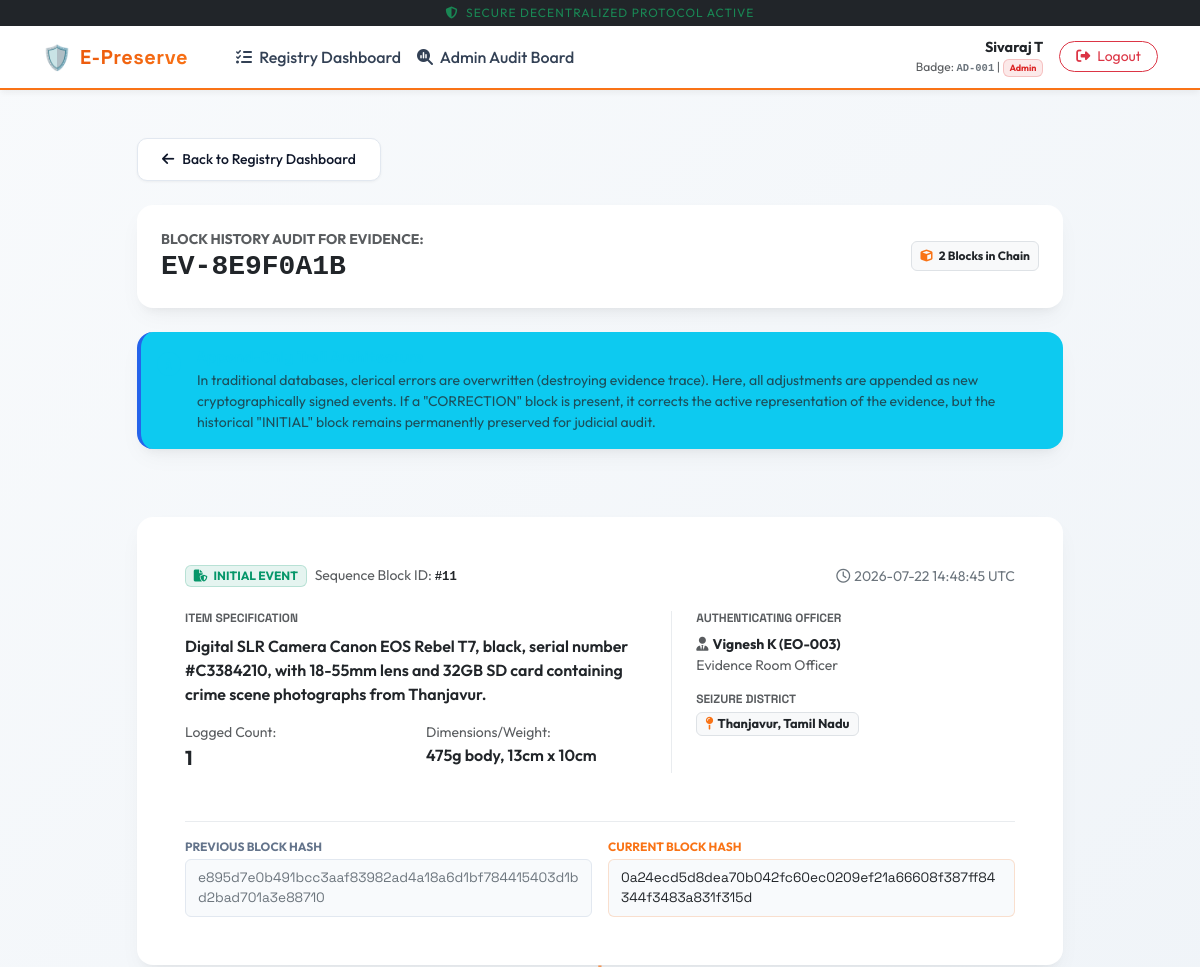
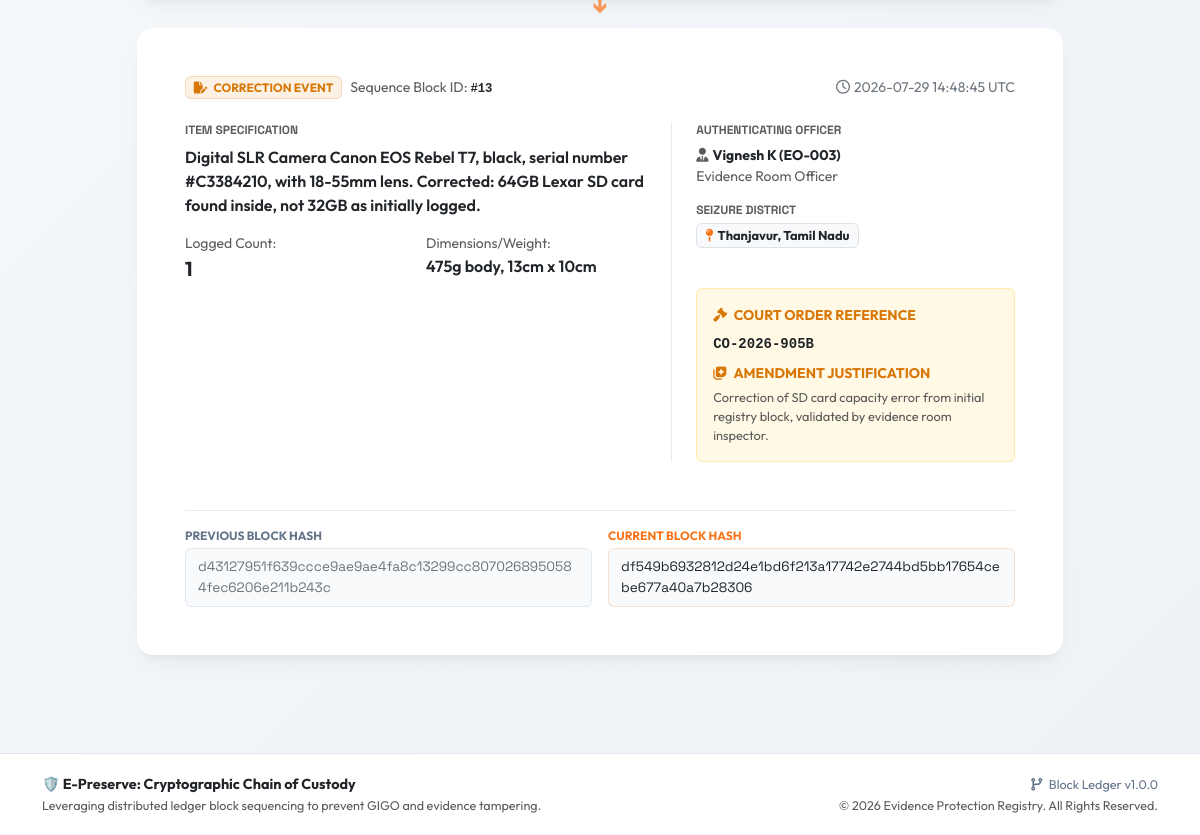
The app's page /evidence/history/EV-8E9F0A1B (signed in) with its own data (2 pictures, top to bottom).
### app.py (models this page shows, shortened)
class User(UserMixin, db.Model):
    id = db.Column(db.Integer, primary_key=True)
    username = db.Column(db.String(50), unique=True, nullable=False)
    password_hash = db.Column(db.String(255), nullable=False)
    role = db.Column(db.String(30), nullable=False)
    fullname = db.Column(db.String(100), nullable=False)
    badge_number = db.Column(db.String(30), nullable=False)

class EvidenceBlock(db.Model):
    id = db.Column(db.Integer, primary_key=True)
    evidence_id = db.Column(db.String(50), nullable=False)
    block_type = db.Column(db.String(30), nullable=False)   # INITIAL, CORRECTION
    item_description = db.Column(db.Text, nullable=False)
    count = db.Column(db.Integer, nullable=False)
    size = db.Column(db.String(50), nullable=False)
    district = db.Column(db.String(100), nullable=True)     # Tamil Nadu district
    timestamp = db.Column(db.DateTime, default=datetime.datetime.utcnow, nullable=False)
    officer_details = db.Column(db.String(150), nullable=False)
    court_order_number = db.Column(db.String(100), nullable=True)
    correction_notes = db.Column(db.Text, nullable=True)
    evidence_file = db.Column(db.String(255), nullable=True)
    evidence_file_type = db.Column(db.String(50), nullable=True)
    previous_hash = db.Column(db.String(64), nullable=False)
    hash = db.Column(db.String(64), nullable=False)

### app.py (the view)
@app.route('/evidence/history/<evidence_id>')
@login_required
def evidence_history(evidence_id):
    history = EvidenceBlock.query.filter_by(evidence_id=evidence_id).order_by(EvidenceBlock.id.asc()).all()
    if not history:
        flash('Evidence record not found.', 'danger')
        return redirect(url_for('dashboard'))
    return render_template('evidence_history.html', history=history, evidence_id=evidence_id)

### templates/evidence_history.html (shortened to what this page needs)
{% extends "base.html" %}
{% block content %}
<div class="row">
    <div class="col-md-10 mx-auto">
        <a href="{{ url_for('dashboard') }}" class="btn btn-sm btn-secondary-custom mb-4">
            <i class="fa-solid fa-arrow-left me-2"></i>Back to Registry Dashboard
        </a>
        <div class="card glass-panel border-0 p-4 mb-4 bg-white">
            <div class="row align-items-center">
                <div class="col-md-8">
                    <span class="text-muted d-block small uppercase fw-bold">BLOCK HISTORY AUDIT FOR EVIDENCE:</span>
                    <h2 class="h3 fw-bold text-dark mb-0 font-monospace">{{ evidence_id }}</h2>
                </div>
                <div class="col-md-4 text-md-end mt-3 mt-md-0">
                    <span class="badge bg-light border text-dark p-2">
                        <i class="fa-solid fa-cube me-1 text-primary" style="color: var(--primary-color) !important;"></i> {{ history|length }} Blocks in Chain
                    </span>
                </div>
            </div>
        </div>
        <div class="alert alert-info border-0 bg-info bg-opacity-5 text-dark glass-panel p-3 mb-5" style="border-left: 4px solid var(--info-color) !important; background: #ffffff;">
            <div class="d-flex">
                <i class="fa-solid fa-circle-info text-info fs-4 me-3 mt-1"></i>
                <div>
                    <h5 class="alert-heading text-info fw-bold mb-1" style="font-size: 0.95rem;">Append-Only Trail Architecture</h5>
                    <p class="mb-0 small text-muted">
                        In traditional databases, clerical errors are overwritten (destroying evidence trace). Here, all adjustments are appended as new cryptographically signed events. If a "CORRECTION" block is present, it corrects the active representation of the evidence, but the historical "INITIAL" block remains permanently preserved for judicial audit.
                    </p>
                </div>
            </div>
        </div>
        <div class="blockchain-timeline">
            {% for block in history %}
                <div class="blockchain-block">
                    <div class="card glass-panel border-0 block-card {% if block.block_type == 'INITIAL' %}initial{% elif block.block_type == 'CORRECTION' %}correction{% else %}system{% endif %} p-4 p-md-5 bg-white">
                        <div class="d-flex flex-wrap align-items-center justify-content-between g-2 mb-4">
                            <div class="d-flex align-items-center">
                                <span class="badge {% if block.block_type == 'INITIAL' %}badge-initial{% elif block.block_type == 'CORRECTION' %}badge-correction{% else %}badge-custody{% endif %} me-2">
                                    <i class="fa-solid {% if block.block_type == 'INITIAL' %}fa-file-shield{% elif block.block_type == 'CORRECTION' %}fa-file-pen{% else %}fa-box-archive{% endif %} me-1"></i>
                                    {{ block.block_type }} EVENT
                                </span>
                                <span class="text-muted small">Sequence Block ID: <code class="text-dark fw-bold">#{{ block.id }}</code></span>
                            </div>
                            <span class="text-secondary small">
                                <i class="fa-regular fa-clock me-1"></i>{{ block.timestamp.strftime('%Y-%m-%d %H:%M:%S UTC') }}
                            </span>
                        </div>
                        <div class="row g-4 mb-4">
                            <div class="col-md-7">
                                <h4 class="h6 text-muted mb-2 uppercase fw-bold" style="font-size: 0.75rem;">ITEM SPECIFICATION</h4>
                                <div class="text-dark fw-semibold mb-3" style="white-space: pre-line;">{{ block.item_description }}</div>
                                <div class="row g-2">
                                    <div class="col-6">
                                        <span class="text-muted d-block small">Logged Count:</span>
                                        <span class="text-dark fw-bold fs-5">{{ block.count }}</span>
                                    </div>
                                    <div class="col-6">
                                        <span class="text-muted d-block small">Dimensions/Weight:</span>
                                        <span class="text-dark fw-semibold">{{ block.size }}</span>
                                    </div>
                                </div>
                            </div>
                            <div class="col-md-5 border-start border-light-subtle ps-md-4">
                                <h4 class="h6 text-muted mb-2 uppercase fw-bold" style="font-size: 0.75rem;">AUTHENTICATING OFFICER</h4>
                                <span class="text-dark d-block small fw-bold"><i class="fa-solid fa-user-tie text-muted me-1"></i>{{ block.officer_details.split(' - ')[0] }}</span>
                                <span class="text-muted d-block small mb-3">{{ block.officer_details.split(' - ')[1] }}</span>
                                {% if block.district %}
                                    <h4 class="h6 text-muted mb-1 uppercase fw-bold mt-2" style="font-size: 0.75rem;">SEIZURE DISTRICT</h4>
                                    <span class="badge bg-light border text-dark mb-3" style="font-size:.8rem;">
                                        <i class="fa-solid fa-map-pin me-1" style="color:var(--primary-color);"></i>{{ block.district }}, Tamil Nadu
                                    </span>
                                {% endif %}
                                {% if block.block_type == 'CORRECTION' %}
                                    <div class="mt-4 p-3 rounded bg-warning bg-opacity-10 border border-warning border-opacity-25">
                                        <span class="text-warning fw-bold d-block small mb-1" style="color: var(--warning-color) !important;"><i class="fa-solid fa-gavel me-1"></i> COURT ORDER REFERENCE</span>
                                        <span class="text-dark small font-monospace fw-bold">{{ block.court_order_number }}</span>
                                        <span class="text-warning fw-bold d-block small mt-2 mb-1" style="color: var(--warning-color) !important;"><i class="fa-solid fa-notes-medical me-1"></i> AMENDMENT JUSTIFICATION</span>
                                        <p class="text-muted mb-0 small" style="font-size: 0.8rem;">{{ block.correction_notes }}</p>
                                    </div>
                                {% endif %}
                            </div>
                        </div>
                        <div class="border-top border-light-subtle pt-3 mt-4">
                            <div class="row g-3">
                                <div class="col-lg-6">
                                    <div class="hash-label">Previous Block Hash</div>
                                    <div class="hash-text text-secondary" style="background: #f8fafc;">{{ block.previous_hash }}</div>
                                </div>
                                <div class="col-lg-6">
                                    <div class="hash-label text-primary" style="color: var(--primary-color) !important;">Current Block Hash</div>
                                    <div class="hash-text text-dark" style="border-color: rgba(249, 115, 22, 0.2); background: #f8fafc;">{{ block.hash }}</div>
                                </div>
                            </div>
                        </div>
                    </div>
                </div>
            {% endfor %}
        </div>
    </div>
</div>
{% endblock %}

### templates/base.html (shortened to what this page needs)
<!DOCTYPE html>
<html lang="en">
<head>
    <link href="https://cdn.jsdelivr.net/npm/bootstrap@5.3.0/dist/css/bootstrap.min.css" rel="stylesheet">
    <link href="https://cdnjs.cloudflare.com/ajax/libs/font-awesome/6.4.0/css/all.min.css" rel="stylesheet">
    <link href="{{ url_for('static', filename='css/style.css') }}" rel="stylesheet">
</head>
<body>
    <div class="bg-dark text-center py-1 text-muted small" style="font-size: 0.75rem; letter-spacing: 1px;">
        <span class="text-success"><i class="fa-solid fa-shield-halved me-1"></i> SECURE DECENTRALIZED PROTOCOL ACTIVE</span>
    </div>
    <nav class="navbar navbar-expand-lg custom-nav sticky-top navbar-light">
        <div class="container">
            <a class="navbar-brand d-flex align-items-center" href="{{ url_for('index') }}">
                <span class="fs-4 me-2">🛡️</span>
                <span style="font-family: 'Space Grotesk', sans-serif; font-weight: 700; letter-spacing: 0.5px; background: linear-gradient(135deg, #ea580c 0%, #f97316 100%); -webkit-background-clip: text; -webkit-text-fill-color: transparent;">
                    E-Preserve
                </span>
            </a>
            <div class="collapse navbar-collapse" id="navbarNav">
                <ul class="navbar-nav me-auto mb-2 mb-lg-0 ms-lg-4">
                    {% if current_user.is_authenticated %}
                        <li class="nav-item">
                            <a class="nav-link {% if request.path == url_for('dashboard') %}active{% endif %}" href="{{ url_for('dashboard') }}">
                                <i class="fa-solid fa-list-check me-1"></i> Registry Dashboard
                            </a>
                        </li>
                        {% if current_user.role == 'Admin' %}
                            <li class="nav-item">
                                <a class="nav-link {% if request.path == url_for('admin_audit') %}active{% endif %}" href="{{ url_for('admin_audit') }}">
                                    <i class="fa-solid fa-magnifying-glass-chart me-1"></i> Admin Audit Board
                                </a>
                            </li>
                        {% endif %}
                    {% endif %}
                </ul>
                <div class="d-flex align-items-center">
                    {% if current_user.is_authenticated %}
                        <div class="me-3 d-none d-md-flex flex-column align-items-end">
                            <span class="text-dark fw-bold" style="font-size: 0.9rem;">
                                {{ current_user.fullname }}
                            </span>
                            <span class="text-muted" style="font-size: 0.75rem;">
                                Badge: <code class="text-secondary fw-bold">{{ current_user.badge_number }}</code> |
                                <span class="badge {% if current_user.role == 'Admin' %}badge-admin{% elif current_user.role == 'Forensic Staff' %}badge-correction{% elif current_user.role == 'Evidence Room Officer' %}badge-custody{% else %}badge-initial{% endif %}">
                                    {{ current_user.role }}
                                </span>
                            </span>
                        </div>
                        <a href="{{ url_for('logout') }}" class="btn btn-outline-danger btn-sm rounded-pill px-3">
                            <i class="fa-solid fa-right-from-bracket me-1"></i> Logout
                        </a>
                    {% else %}
                        <span class="text-muted small"><i class="fa-solid fa-lock me-1"></i> Public Access Session</span>
                    {% endif %}
                </div>
            </div>
        </div>
    </nav>
    <div class="container my-5">
        {% block content %}{% endblock %}
    </div>
    <footer class="text-center text-md-start">
        <div class="container">
            <div class="row align-items-center">
                <div class="col-md-6 text-center text-md-start">
                    <span class="fw-bold text-dark">🛡️ E-Preserve: Cryptographic Chain of Custody</span>
                    <p class="mb-0 small text-muted">Leveraging distributed ledger block sequencing to prevent GIGO and evidence tampering.</p>
                </div>
                <div class="col-md-6 text-center text-md-end mt-3 mt-md-0">
                    <span class="small"><i class="fa-solid fa-code-branch me-1"></i> Block Ledger v1.0.0</span>
                    <p class="mb-0 small text-muted">&copy; 2026 Evidence Protection Registry. All Rights Reserved.</p>
                </div>
            </div>
        </div>
    </footer>
</body>
</html>

### records on screen
User: fullname "Sivaraj T", badge_number "AD-001", role "Admin"
EvidenceBlock: block_type "INITIAL", id "11", timestamp "2026-07-22 14:48:45 UTC", item_description "Digital SLR Camera Canon EOS Rebel T7, black, serial number #C3384210, with 18-55mm lens and 32GB SD card containing crime scene photographs from Thanjavur.", count "1", size "475g body, 13cm x 10cm", officer_details "Vignesh K (EO-003)", officer_details "Evidence Room Officer", district "Thanjavur", previous_hash "e895d7e0b491bcc3aaf83982ad4a18a6d1bf784415403d1bd2bad701a3e88710", hash "0a24ecd5d8dea70b042fc60ec0209ef21a66608f387ff84344f3483a831f315d"
EvidenceBlock: block_type "CORRECTION", id "13", timestamp "2026-07-29 14:48:45 UTC", item_description "Digital SLR Camera Canon EOS Rebel T7, black, serial number #C3384210, with 18-55mm lens. Corrected: 64GB Lexar SD card found inside, not 32GB as initially logged.", count "1", size "475g body, 13cm x 10cm", officer_details "Vignesh K (EO-003)", officer_details "Evidence Room Officer", district "Thanjavur", court_order_number "CO-2026-905B", correction_notes "Correction of SD card capacity error from initial registry block, validated by evidence room inspector.", previous_hash "d43127951f639ccce9ae9ae4fa8c13299cc8070268950584fec6206e211b243c", hash "df549b6932812d24e1bd6f213a17742e2744bd5bb17654cebe677a40a7b28306"

### other values on screen
{{ evidence_id }} "EV-8E9F0A1B"
{{ history|length }} "2"
